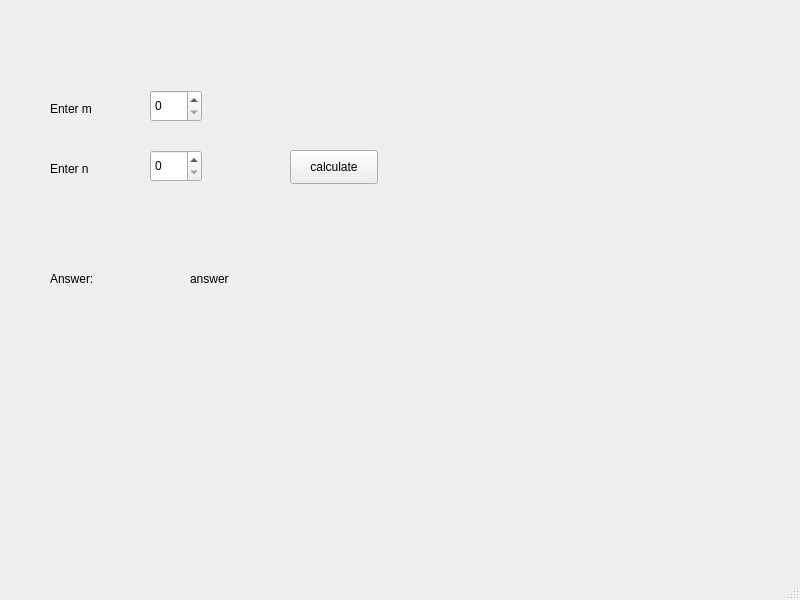
<?xml version="1.0" encoding="UTF-8"?>
<ui version="4.0">
 <class>MainWindow</class>
 <widget class="QMainWindow" name="MainWindow">
  <property name="geometry">
   <rect>
    <x>0</x>
    <y>0</y>
    <width>800</width>
    <height>600</height>
   </rect>
  </property>
  <property name="windowTitle">
   <string>MainWindow</string>
  </property>
  <widget class="QWidget" name="centralwidget">
   <widget class="QLabel" name="label">
    <property name="geometry">
     <rect>
      <x>50</x>
      <y>100</y>
      <width>58</width>
      <height>18</height>
     </rect>
    </property>
    <property name="text">
     <string>Enter m</string>
    </property>
   </widget>
   <widget class="QLabel" name="label_2">
    <property name="geometry">
     <rect>
      <x>50</x>
      <y>160</y>
      <width>58</width>
      <height>18</height>
     </rect>
    </property>
    <property name="text">
     <string>Enter n</string>
    </property>
   </widget>
   <widget class="QLabel" name="label_3">
    <property name="geometry">
     <rect>
      <x>50</x>
      <y>270</y>
      <width>58</width>
      <height>18</height>
     </rect>
    </property>
    <property name="text">
     <string>Answer:</string>
    </property>
   </widget>
   <widget class="QLabel" name="answer">
    <property name="geometry">
     <rect>
      <x>190</x>
      <y>270</y>
      <width>58</width>
      <height>18</height>
     </rect>
    </property>
    <property name="text">
     <string>answer</string>
    </property>
   </widget>
   <widget class="QPushButton" name="calculate">
    <property name="geometry">
     <rect>
      <x>290</x>
      <y>150</y>
      <width>88</width>
      <height>34</height>
     </rect>
    </property>
    <property name="text">
     <string>calculate</string>
    </property>
   </widget>
   <widget class="QSpinBox" name="enter_m">
    <property name="geometry">
     <rect>
      <x>150</x>
      <y>90</y>
      <width>52</width>
      <height>32</height>
     </rect>
    </property>
   </widget>
   <widget class="QSpinBox" name="enter_n">
    <property name="geometry">
     <rect>
      <x>150</x>
      <y>150</y>
      <width>52</width>
      <height>32</height>
     </rect>
    </property>
   </widget>
  </widget>
  <widget class="QMenuBar" name="menubar">
   <property name="geometry">
    <rect>
     <x>0</x>
     <y>0</y>
     <width>800</width>
     <height>30</height>
    </rect>
   </property>
  </widget>
  <widget class="QStatusBar" name="statusbar"/>
 </widget>
 <resources/>
 <connections/>
</ui>
